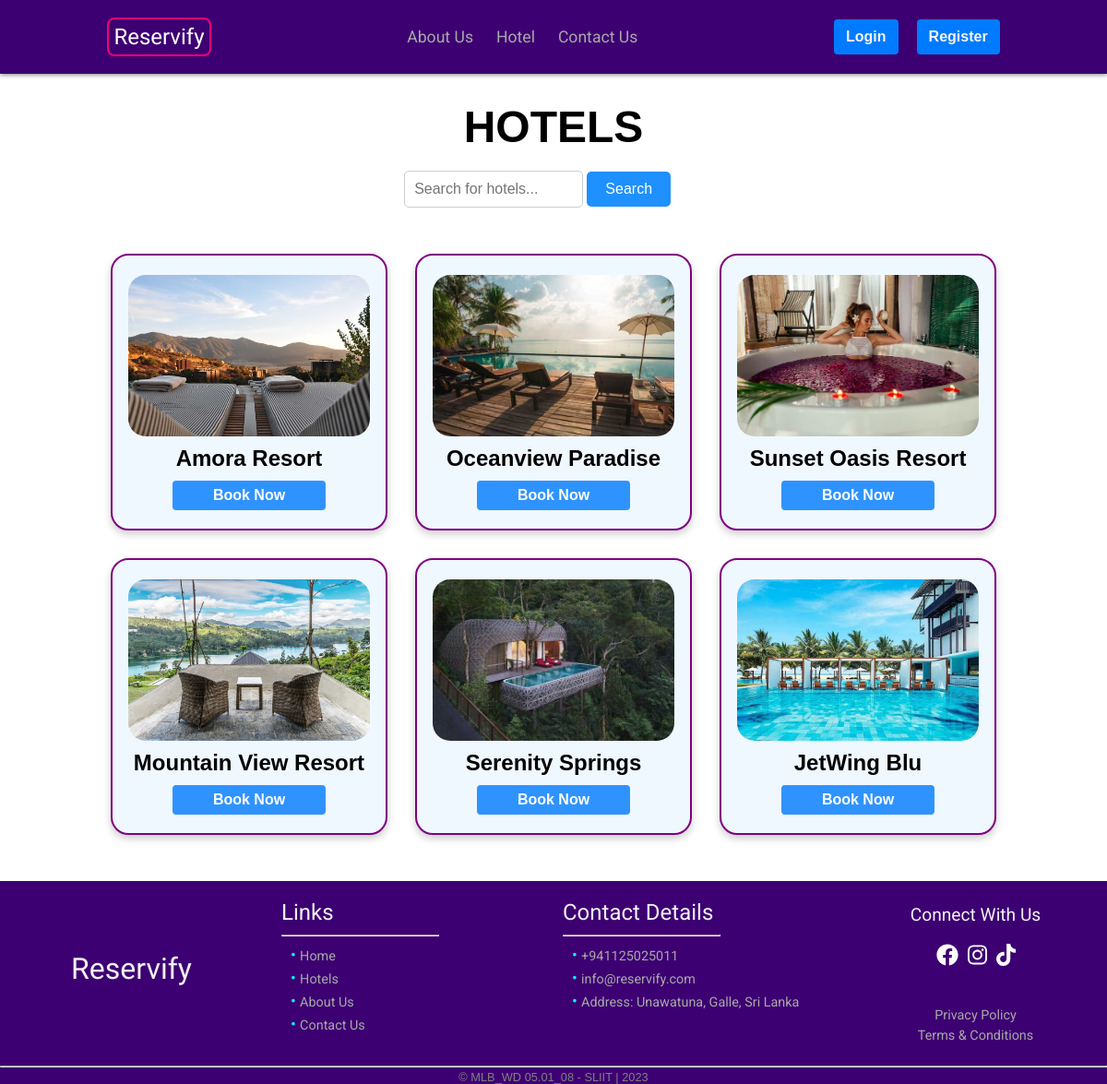
The app's page /hotel.php with its own data.
### tables this page shows
CREATE TABLE `hotel` (
  `hotel_id` int(11) NOT NULL,
  `hotel_name` varchar(100) NOT NULL,
  `description` text NOT NULL,
  `image` varchar(255) DEFAULT 'default.jpg',
  `owner_id` int(11) NOT NULL
);

### hotel.php (the view, shortened to what this page needs)
<!DOCTYPE html>
<html lang="en">
<head>
    <link rel="stylesheet" href="css/reset.css">
    <link rel="stylesheet" href="css/hotel.css">
</head>
<?php include "./partials/header.php" ?>
<body>
    <div class="main">
        <div class="title">
            <h1>HOTELS</h1>
        </div>
        <div class="search-container">
            <input type="text" id="hotelSearch" placeholder="Search for hotels...">
            <button onclick="searchHotels()">Search</button>
        </div>
        <div class="cardContainer">
            <?php
            require_once './conn.php';
            $query = "SELECT * FROM `hotel`";
            $result = mysqli_query($conn, $query);
            if ($result) {
                while ($row = mysqli_fetch_assoc($result)) {
                    $id = $row['hotel_id'];
                    $name = $row['hotel_name'];
                    $imgname = $row['image'];
                    echo '<div class="card">';
                    echo '<img src="./assets/hotel/' . $imgname . '" alt=hotel>';
                    echo '<h1>' . $name . '</h1>';
                    echo '<button onclick="location.href=\'./booking.php?hotel=' . $id . '\'" type="button">Book Now</button>';
                    echo '</div>';
                }
            }
            ?>
        </div>
    </div>
</body>
<?php include "./partials/footer.php" ?>
</html>

### partials/header.php (shortened to what this page needs)
<!DOCTYPE html>
<html lang="en">
<head>
    <link rel="stylesheet" href="css/header.css">
    <link rel="stylesheet" href="css/reset.css">
</head>
<nav class="navBar">
    <h1 class="site-logo"><a href="./index.php">Reservify</a></h1>
    <ul>
        <li><a href="./about.php">About Us</a></li>
        <li><a href="./hotel.php">Hotel</a></li>
        <li><a href="./contact.php">Contact Us</a></li>
    </ul>
    <div class="btn">
        <?php
        if (isset($_SESSION['username'])) {
            echo '<button class="username"><a href="./userDashboard.php">';
            echo $_SESSION['name'] . '</button>';
            echo '<button class="logoutbtn"><a href="./logout.php">Logout</a></button>';
        } elseif (isset($_SESSION['ownername'])) {
            echo '<button class="username"><a href="./ownerDashboard.php">';
            echo $_SESSION['name'] . '</button>';
            echo '<button class="logoutbtn"><a href="./logout.php">Logout</a></button>';
        } elseif (isset($_SESSION['adminname'])) {
            echo '<button class="username"><a href="./adminDashboard.php">';
            echo $_SESSION['adminname'] . '</button>';
            echo '<button class="logoutbtn"><a href="./logout.php">Logout</a></button>';
        } else {
            echo '<button class="loginBtn"><a href="./login.php">Login</a></button>';
            echo '<button class="signBtn"><a href="./register.php">Register</a></button>';
        }
        ?>
    </div>
</nav>
</html>

### partials/footer.php (shortened to what this page needs)
<!DOCTYPE html>
<html lang="en">
<head>
    <link rel="stylesheet" href="css/footer.css">
</head>
<footer>
    <div class="main-con">
        <div class="col-one">
            <h1>Reservify</h1>
        </div>
        <div class="col-two">
            <h2>Links</h2>
            <hr>
            <ul>
                <li><a href="index.php">Home</a></li>
                <li><a href="hotel.php">Hotels</a></li>
                <li><a href="about.php">About Us</a></li>
                <li><a href="contact.php">Contact Us</a></li>
            </ul>
        </div>
        <div class="col-three">
            <h2>Contact Details</h2>
            <hr>
            <ul>
                <li>+941125025011</li>
                <li>info@reservify.com</li>
                <li>Address: Unawatuna, Galle, Sri Lanka</li>
            </ul>
        </div>
        <div class="social">
            <h2>Connect With Us</h2>
            <div class="svg-con">
            </div>
            <h3><a href="privacy.php">Privacy Policy</a></h3>
            <h3><a href="terms.php">Terms & Conditions</a></h3>
        </div>
    </div>
    <hr>
    <div class="copy">
        <p>&copy MLB_WD 05.01_08 - SLIIT | 2023</p>
    </div>
</footer>
</html>

### css/hotel.css (style rules this page uses)
.main { display: flex; flex-direction: column; justify-content: center; align-items: center; }
.cardContainer { display: flex; flex-wrap: wrap; align-items: flex-start; justify-content: center; min-height: 80vh; height: auto; gap: 30px; padding: 50px; }
.title { font-size: 1.5rem; font-family: Arial, Helvetica, sans-serif; margin-top: 30px; text-align: center; }
.search-container { margin-top: 20px; }
#hotelSearch { padding: 10px; width: 60%; font-size: 16px; border: 1px solid #ccc; border-radius: 5px; }
.search-container button { padding: 10px 20px; font-size: 16px; background-color: dodgerblue; color: white; border: none; border-radius: 5px; cursor: pointer; }
.card { display: flex; flex-direction: column; align-items: center; justify-content: center; gap: 10px; box-shadow: 0 4px 8px 0 rgba(0, 0, 0, 0.2); width: 300px; height: 300px; padding: 10px; text-align: center; font-family: arial; border: 2px solid purple; border-radius: 1.2rem; background-color: aliceblue; transition: opacity 0.3s ease, transform 0.3s ease; }
.card img { border-radius: 1.2rem; height: 175px; width: 95%; object-fit: cover; }
.card h1 { font-size: 1.5rem; }
.card button { cursor: pointer; width: 60%; display: inline-block; font-weight: 400; text-align: center; border: 1px solid transparent; padding: .375rem .75rem; font-size: 1rem; font-weight: bold; border-radius: .25rem; color: #fff; background-color: #007bff; opacity: 0.8; transition: background-color 0.3s ease, transform 0.3s ease; }

### css/header.css (style rules this page uses)
:root { --black: #191919; --white: #f3f3f3; --bg-color: #3D0072; }
html { scroll-behavior: smooth; scroll-padding-top: 70px; }
.navBar { display: flex; align-items: center; justify-content: space-around; height: 10vh; padding: 10px; position: sticky; top: 0; box-shadow: 0 1px 5px grey; background-color: var(--bg-color); z-index: 99; }
.site-logo { text-decoration: none; background-color: transparent; font-size: 1.5em; font-family: 'Ubuntu', sans-serif; font-weight: normal; border: 2px rgb(243, 0, 117) solid; padding: 5px; border-radius: .5rem; }
.site-logo a { text-decoration: none; color: #fff; }
.btn { display: flex; gap: 20px; }
.loginBtn, .signBtn, .username, .logoutbtn { display: inline-block; font-weight: 400; color: #212529; text-align: center; border: 1px solid transparent; padding: .375rem .75rem; font-size: 1rem; font-weight: bold; line-height: 1.5; border-radius: .25rem; color: var(--white); background-color: #007bff; transition: background-color 0.3s ease, transform 0.3s ease; }
.btn a { text-decoration: none; color: var(--white); }
nav li a { text-decoration: none; color: #a8a8a8; transition: all 0.3s ease; }
nav ul { list-style: none; display: flex; gap: 25px; align-items: center; justify-content: center; flex-wrap: wrap; font-family: 'Roboto', sans-serif; font-size: 1.1em; }

### records on screen
hotel: image (picture), hotel_name "Amora Resort"
hotel: image (picture), hotel_name "Oceanview Paradise"
hotel: image (picture), hotel_name "Sunset Oasis Resort"
hotel: image (picture), hotel_name "Mountain View Resort"
hotel: image (picture), hotel_name "Serenity Springs"
hotel: image (picture), hotel_name "JetWing Blu"
